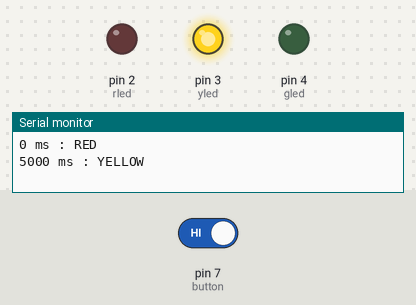
The sketch below on a simulated Arduino Uno, built with avr-gcc and run on an emulated ATmega328P. Shown: output pins drawn as LEDs (lit = HIGH), the last lines printed to the serial monitor. The inputs (shaded band) are chosen by the test bench; at power-on: pin 7 (button) HIGH.

Above: at 5.1 s.
At 7.8 s:
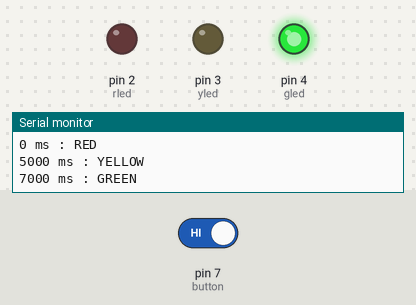
7.9 s: pin 7 (button) driven LOW
At 11.7 s:
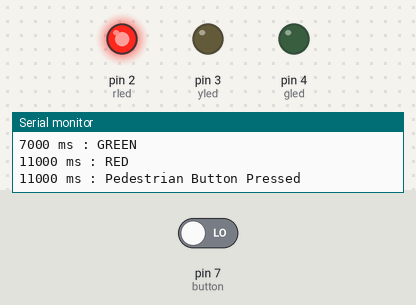
Timing chart, 0 to 13.2 s (numbered marks = the images above; inputs shaded):
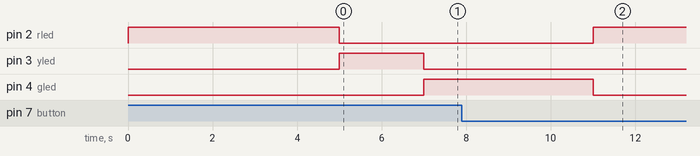

Measured:
- after the input at 7.9 s, pin 2 (rled): goes on until 11.0 s, then stays HIGH; pin 3 (yled): stays LOW (without the input it goes to HIGH after 8.1 s); pin 4 (gled): goes on until 11.0 s, then stays LOW

The sketch:

traffic_light.ino
```cpp
/*
 * Author      : Ritu Raj
 * Date        : 2 July 2026
 */

const int rled = 2;
const int yled = 3;
const int gled = 4;
const int button = 7;

void setup() {
  pinMode(rled, OUTPUT);
  pinMode(yled, OUTPUT);
  pinMode(gled, OUTPUT);

  pinMode(button, INPUT_PULLUP);

  Serial.begin(9600);}

void showred() {
  digitalWrite(rled, HIGH);
  digitalWrite(yled, LOW);
  digitalWrite(gled, LOW);

  Serial.print(millis());
  Serial.println(" ms : RED");}

void showyellow() {
  digitalWrite(rled, LOW);
  digitalWrite(yled, HIGH);
  digitalWrite(gled, LOW);

  Serial.print(millis());
  Serial.println(" ms : YELLOW");}

void showgreen() {
  digitalWrite(rled, LOW);
  digitalWrite(yled, LOW);
  digitalWrite(gled, HIGH);

  Serial.print(millis());
  Serial.println(" ms : GREEN");}

void pedestrian() {
  showred();
  Serial.print(millis());
  Serial.println(" ms : Pedestrian Button Pressed");
  delay(8000);}

void loop() {

  // Check if pedestrian button is pressed
  if (digitalRead(button) == LOW) {
    pedestrian();
    return;}

  showred();
  delay(5000);

  if (digitalRead(button) == LOW) {
    pedestrian();
    return;}

  showyellow();
  delay(2000);

  if (digitalRead(button) == LOW) {
    pedestrian();
    return;}

  showgreen();
  delay(4000);}
```
